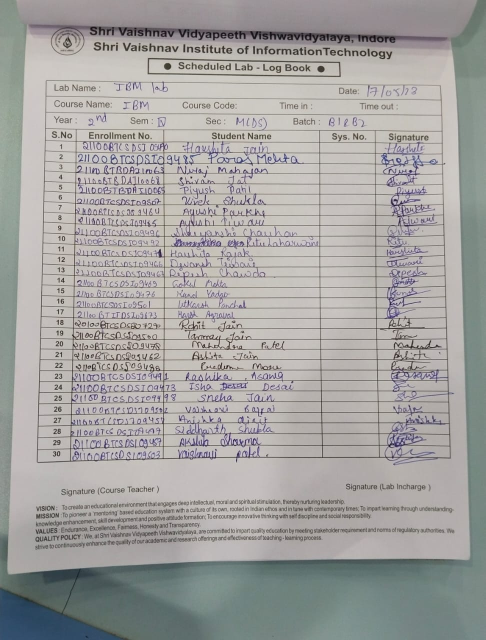
#> input picture t2.jpg, 971 x 1280 px (shown at 1/2 size)
$ jupyter execute t.ipynb
#> lines starting #> are read from the running program, lines starting #| are printed output that depends on the picture; after the words box and inside, x2 and y2 are one past the last pixel; in counts of white or black regions, pixels touching at a corner belong together
[cell 1]
import cv2
import numpy as np
import matplotlib.pyplot as plt

img = cv2.imread('t2.jpg')
#> img is the input picture: shape (1280, 971, 3); mean B, G, R 161.1, 162.8, 163.9

width, height = 480, 620

def nothing(x):
    pass

cv2.namedWindow("Trackbars")
cv2.resizeWindow("Trackbars", 360, 240)
cv2.createTrackbar("Threshold1", "Trackbars", 200,255, nothing)
cv2.createTrackbar("Threshold2", "Trackbars", 200, 255, nothing)

def biggestContour(contours):
    biggest = np.array([])
    max_area = 0
    for i in contours:
        area = cv2.contourArea(i)
        if area > 5000:
            peri = cv2.arcLength(i, True)
            approx = cv2.approxPolyDP(i, 0.02 * peri, True)
            if area > max_area and len(approx) == 4:
                biggest = approx
                max_area = area
    return biggest,max_area


def reorder(myPoints):

    myPoints = myPoints.reshape((4, 2))
    myPointsNew = np.zeros((4, 1, 2), dtype=np.int32)
    add = myPoints.sum(1)

    myPointsNew[0] = myPoints[np.argmin(add)]
    myPointsNew[3] =myPoints[np.argmax(add)]
    diff = np.diff(myPoints, axis=1)
    myPointsNew[1] =myPoints[np.argmin(diff)]
    myPointsNew[2] = myPoints[np.argmax(diff)]

    return myPointsNew


while True:
    img = cv2.resize(img, (width, height))
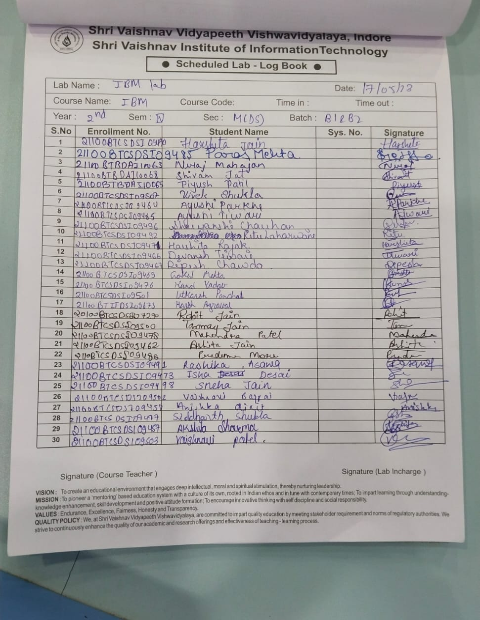
#> img: shape (620, 480, 3); mean B, G, R 160.9, 162.6, 163.8
    img_copy = img.copy()
    img_final = img.copy()
    img_0 = img.copy()


    Gray = cv2.cvtColor(img, cv2.COLOR_BGR2GRAY)
    Gray_blur = cv2.GaussianBlur(Gray,(5,5), 1)
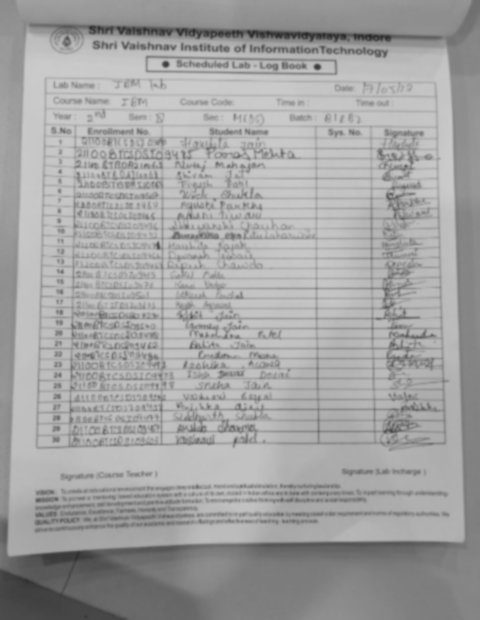
#> Gray_blur: shape (620, 480); min 37, max 203, mean 162.7

    Threshold1 = cv2.getTrackbarPos("Threshold1", "Trackbars")
    Threshold2 = cv2.getTrackbarPos("Threshold2", "Trackbars")
    Edges = cv2.Canny(Gray_blur,Threshold1,Threshold2)
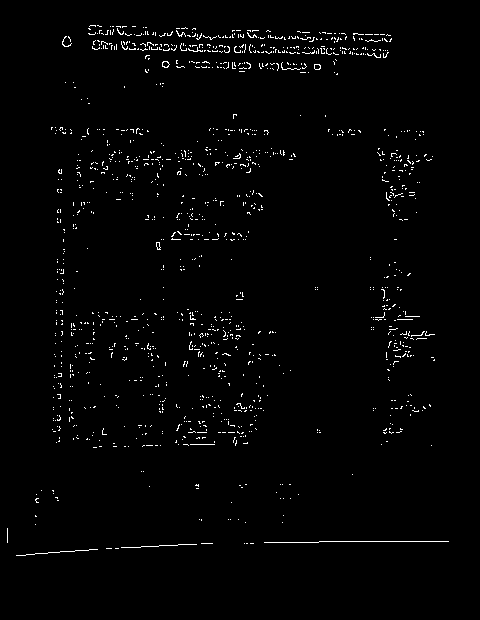
#> Edges: shape (620, 480); 1.6% white in thin lines or dots, all inside (x1, y1, x2, y2) = (7, 25, 449, 556)
    kernel = np.ones((5, 5))

    imgDial = cv2.dilate(Edges, kernel, iterations=2) # APPLY DILATION
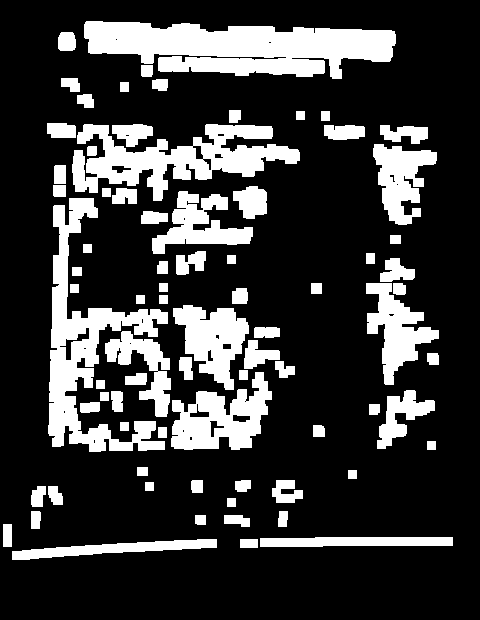
#> imgDial: shape (620, 480); 22.6% white; 78 white regions, largest, box (x1, y1, x2, y2) and area: (84, 21, 396, 79) 12136, (48, 198, 168, 452) 9410, (72, 124, 300, 201) 7825
    imgThreshold = cv2.erode(imgDial, kernel, iterations=1)  # APPLY EROSION
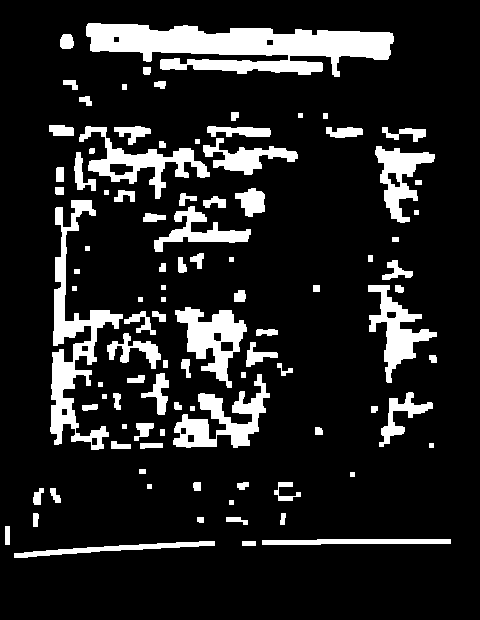
#> imgThreshold: shape (620, 480); 14.3% white; 97 white regions

    # contour
    contour, heirarchy = cv2.findContours(Edges, cv2.RETR_EXTERNAL , cv2.CHAIN_APPROX_SIMPLE)
#> contour = 1309 contours, 1306 with area under 20; largest, box (x1, y1, x2, y2) and area: (162, 61, 170, 68) 34, (314, 64, 321, 70) 28, (156, 242, 161, 250) 20
    # cv2.drawContours(img_, contour, -1,(0,0,255), 5)

    biggest, maxArea = biggestContour(contour) # FIND THE BIGGEST CONTOUR
#> the loop in biggestContour, `for i in contours:` made 1309 passes
#> (i, area) on passes 2, 3, 5: ([[115, 548], [118, 548]], 0), ([[106, 548], [111, 548]], 0), ([[250, 543], [253, 543]], 0)
#> after the loop in biggestContour, `for i in contours:`: biggest = empty array; max_area = 0
#> biggest = empty array; maxArea = 0

    if biggest.size != 0:
        biggest=reorder(biggest)
        cv2.drawContours(img_copy, biggest, -1, (0, 255, 0), 20) # DRAW THE BIGGEST CONTOUR

        pts1 = np.float32(biggest) # PREPARE POINTS FOR WARP
        pts2 = np.float32([[0, 0],[width, 0], [0, height],[width, height]]) # PREPARE POINTS FOR WARP
        matrix = cv2.getPerspectiveTransform(pts1, pts2)
        img_final = cv2.warpPerspective(img, matrix, (width, height))

    cv2.imshow("Original", img_copy)
    cv2.imshow("Final Image", img_final)
    cv2.imshow("Object Edge", Edges)

    if cv2.waitKey(1) == ord('q'):
#> (key q is pressed here)
        break


cv2.destroyAllWindows()

$ run again, with T.jpg copied over t2.jpg
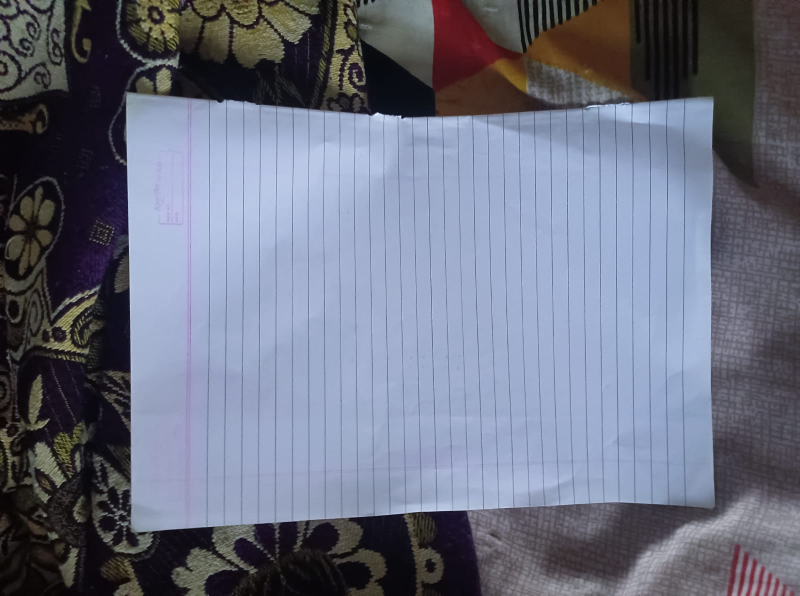
#> input picture T.jpg, 1600 x 1191 px (shown at 1/2 size)
#> img is the input picture: shape (1191, 1600, 3); mean B, G, R 128.5, 111.8, 107.2
#> img: shape (620, 480, 3)
#> `Edges = cv2.Canny(Gray_blur,Threshold1,Threshold2)`:
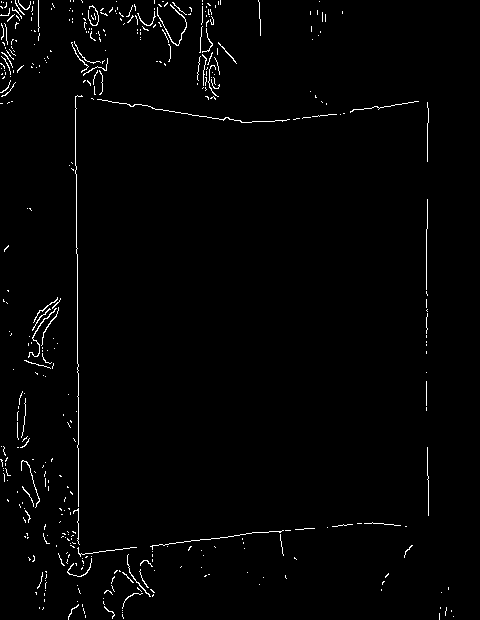
#> Edges: shape (620, 480); 1.5% white in thin lines or dots
#> imgDial: shape (620, 480); 15.1% white; 37 white regions, largest, box (x1, y1, x2, y2) and area: (39, 0, 433, 620) 23177, (0, 0, 56, 108) 3517, (193, 0, 241, 104) 2913
#> `imgThreshold = cv2.erode(imgDial, kernel, iterations=1)`:
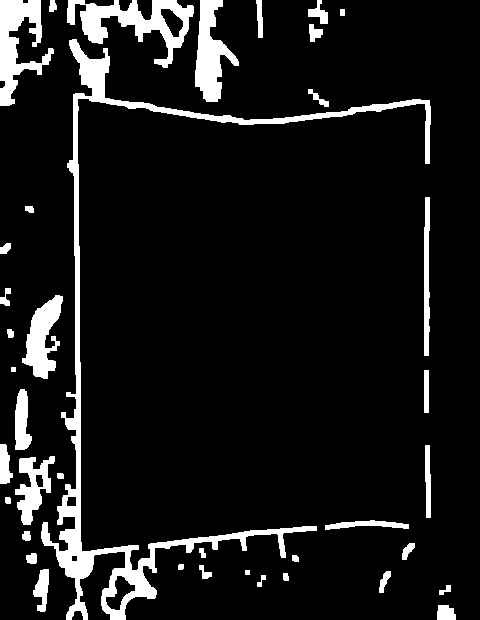
#> imgThreshold: shape (620, 480); 9.5% white; 39 white regions
#> contour = 405 contours, 403 with area under 20; largest, box (x1, y1, x2, y2) and area: (157, 4, 187, 46) 34, (28, 308, 57, 358) 29
#> the loop in biggestContour, `for i in contours:` made 405 passes
#> (i, area) on passes 1, 2, 4: ([[453, 616]], 0), ([[85, 615], [85, 617]], 0), ([[439, 613], [439, 619]], 0)
#> after the loop in biggestContour, `for i in contours:`: biggest = empty array; max_area = 0
#> `biggest, maxArea = biggestContour(contour)`: biggest = empty array; maxArea = 0

$ run again, with Test.jpg copied over t2.jpg
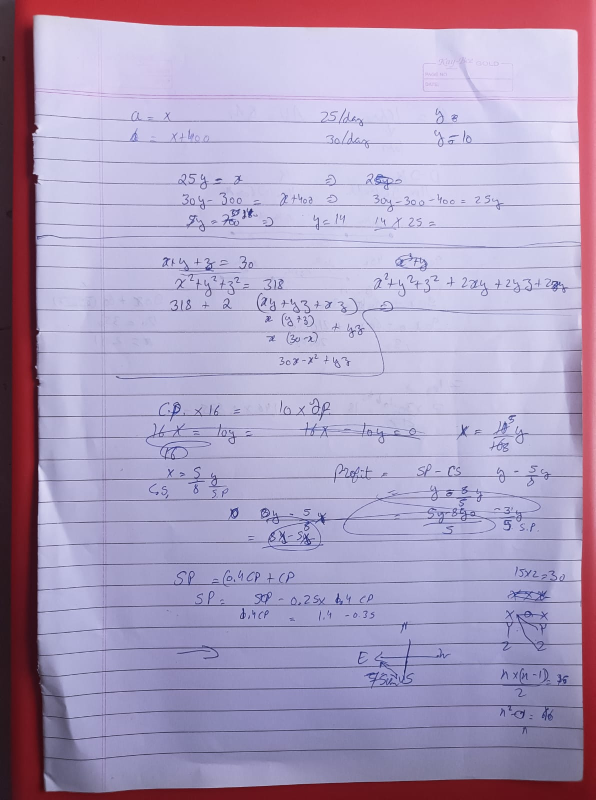
#> input picture Test.jpg, 1191 x 1600 px (shown at 1/2 size)
#> img is the input picture: shape (1600, 1191, 3); mean B, G, R 190.4, 158.6, 172.6
#> img: shape (620, 480, 3)
#> `Edges = cv2.Canny(Gray_blur,Threshold1,Threshold2)`:
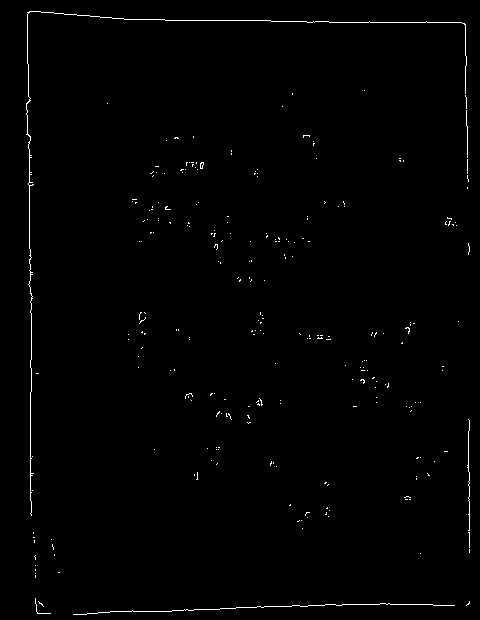
#> Edges: shape (620, 480); 0.79% white in thin lines or dots
#> imgDial: shape (620, 480); 10.7% white; 83 white regions, largest, box (x1, y1, x2, y2) and area: (22, 7, 473, 520) 10727, (69, 599, 459, 619) 3672, (463, 415, 474, 557) 1358
#> `imgThreshold = cv2.erode(imgDial, kernel, iterations=1)`:
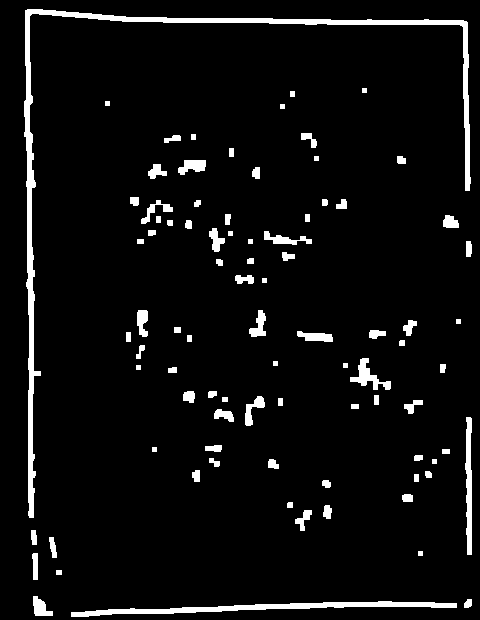
#> imgThreshold: shape (620, 480); 5.4% white; 87 white regions
#> contour = 257 contours, 256 with area under 20; largest, box (x1, y1, x2, y2) and area: (26, 11, 467, 516) 28
#> the loop in biggestContour, `for i in contours:` made 257 passes
#> (i, area) on passes 5 to 7: ([[35, 575], [35, 577]], 0), ([[35, 573]], 0), ([[58, 572], [59, 572]], 0)
#> after the loop in biggestContour, `for i in contours:`: biggest = empty array; max_area = 0
#> `biggest, maxArea = biggestContour(contour)`: biggest = empty array; maxArea = 0
